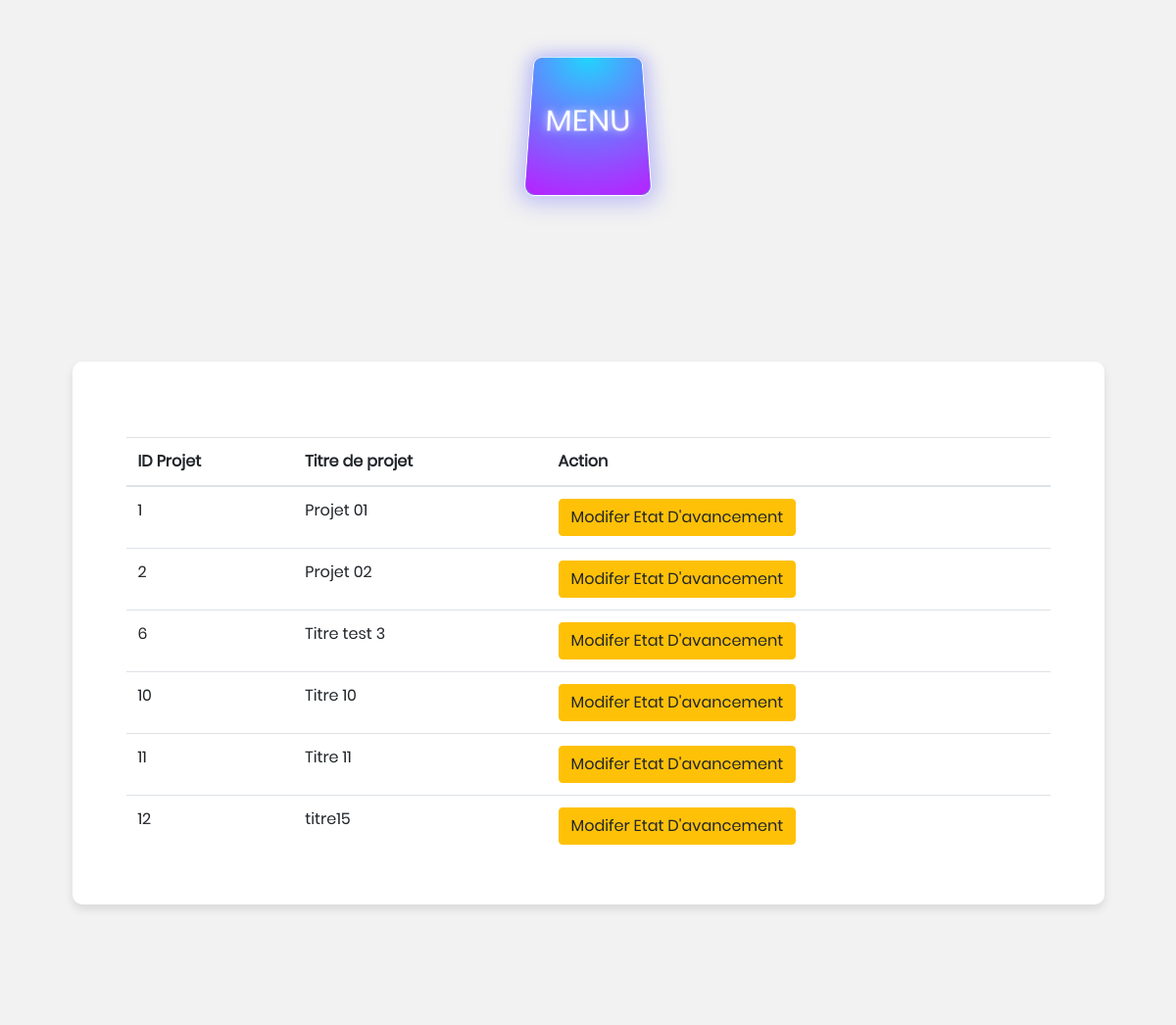
The page /User-projet.php on the database as committed earlier.
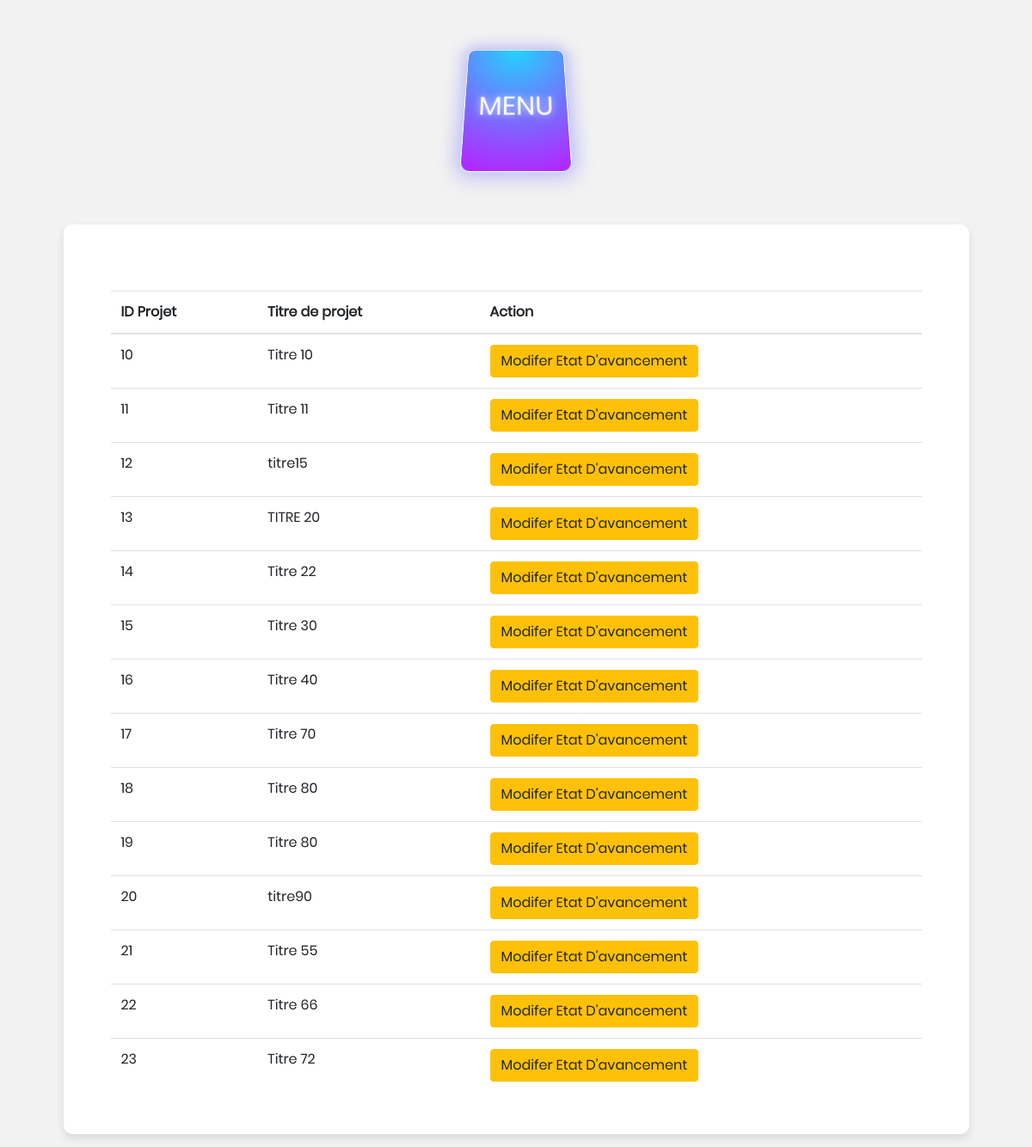
The same page on the database as committed later.
### tables this page shows
CREATE TABLE `projet` (
  `IdProjet` int(10) NOT NULL,
  `TitreProjet` varchar(50) DEFAULT NULL,
  `typeprojet` varchar(50) DEFAULT NULL,
  `sujetprojet` varchar(50) DEFAULT NULL,
  `textprojet` text,
  `objectifprojet` text,
  `specialiteprojet` varchar(50) DEFAULT NULL,
  `champprojet` varchar(50) DEFAULT NULL,
  `indicenrprojet` int(10) DEFAULT NULL,
  `voteprojet` int(10) DEFAULT NULL,
  `normeExcutprojet` text,
  `indicesNRProjet` float DEFAULT NULL,
  `booleenPDR` tinyint(1) DEFAULT NULL,
  `SourcePDF` blob,
  `SourcePDF2` blob
);

### User-projet.php (the view, shortened to what this page needs)
<!DOCTYPE html>
<html>
<head>
  <link rel="stylesheet" type="text/css" href="./vendor/bootstrap/css/bootstrap.css">
  <link rel="stylesheet" type="text/css" href="./fonts/font-awesome-4.7.0/css/font-awesome.min.css">
  <link rel="stylesheet" type="text/css" href="./fonts/iconic/css/material-design-iconic-font.min.css">
  <link rel="stylesheet" type="text/css" href="./css/util.css">
  <link rel="stylesheet" type="text/css" href="./css/main.css">
</head>
<header>
 <div style="background: #f2f2f2;">
<?php
include "MenuDesign.php";
?>
</div>
</header>
<body>
    <div class="container-main100">
      <div class="wrap-main-body">
<div class="container">
<div class="row justify-content-center">
<table class="table">
 <thead>
   <tr>
     <th>ID Projet</th>
     <th>Titre de projet </th>
     <th colspan="2">Action</th>
   </tr>
 </thead>
 <?php
include("database.php");
 $sql = "SELECT * FROM projet";
$result = mysqli_query($bdd,$sql);
while ( $row = mysqli_fetch_array($result,MYSQLI_ASSOC) ) {  ?>
<tr>
<td id="IdProjet"><?php echo $row["IdProjet"];  ?></td>
<td id="TitreProjet"><?php echo $row["TitreProjet"];  ?></td>
<td>
  <a href="Etat_avancement.php?Etat=<?php echo $row["IdProjet"]; ?>"
  class="btn btn-warning" name="<?php echo $row["IdProjet"]; ?>">Modifer Etat D'avancement</a>
</td>
</tr>
<?php
}
?>
</table>
</div>
</div>
</div>
</div>
</body>
</html>

Rows that differ between the two databases and show on the page:
removed projet: IdProjet "1", TitreProjet "Projet 01"
removed projet: IdProjet "2", TitreProjet "Projet 02"
removed projet: IdProjet "6", TitreProjet "Titre test 3"
added projet: IdProjet "13", TitreProjet "TITRE 20"
added projet: IdProjet "14", TitreProjet "Titre 22"
added projet: IdProjet "15", TitreProjet "Titre 30"
added projet: IdProjet "16", TitreProjet "Titre 40"
added projet: IdProjet "17", TitreProjet "Titre 70"
added projet: IdProjet "18", TitreProjet "Titre 80"
added projet: IdProjet "19", TitreProjet "Titre 80"
added projet: IdProjet "20", TitreProjet "titre90"
added projet: IdProjet "21", TitreProjet "Titre 55"
added projet: IdProjet "22", TitreProjet "Titre 66"
added projet: IdProjet "23", TitreProjet "Titre 72"
